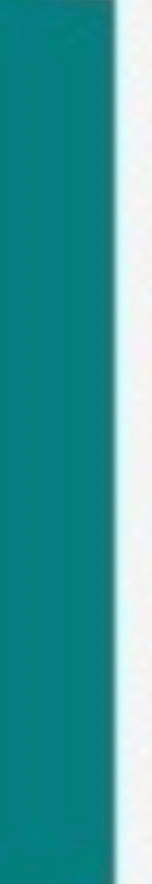
#> input picture ref_blue.jpg, 303 x 1768 px (shown at 1/2 size); its folder holds 5 pictures in this run
$ python test_colors.py
#> lines starting #> are read from the running program, lines starting #| are printed output that depends on the picture; after the words box and inside, x2 and y2 are one past the last pixel; in counts of white or black regions, pixels touching at a corner belong together
# test
# NOT WORKING YET - IGNORE!
#
import numpy as np
import cv2
from numpy.lib.twodim_base import mask_indices

RED = (255, 0, 0)
GREEN = (0, 255, 0)
BLACK = (0, 0, 0)
ORANGE = (255, 165, 0)

#
# These are the color definitions we are looking for in the picture
#
margin=10
WHITE_LOWER   = np.array([0-margin, 0,   int( 1.0*255)])
WHITE_UPPER   = np.array([0+margin, 0,   int( 1.0*255)])
SILVER_LOWER  = np.array([0-margin, 0,   int(0.75*255)])
SILVER_UPPER  = np.array([0+margin, 0,   int(0.75*255)])
GRAY_LOWER    = np.array([0-margin, 0,   int(0.50*255)])
GRAY_UPPER    = np.array([0+margin, 0,   int(0.50*255)])
RED_LOWER     = np.array([0-margin, 255, int(0.50*255)])
RED_UPPER     = np.array([0+margin, 255 , int(0.50*255)])
MAROON_LOWER  = np.array([0-margin, 255, int(0.50*255)])
MAROON_UPPER  = np.array([0+margin, 255, int(0.50*255)])
LIME_LOWER    = np.array([int(120.0/360.0)-margin, 255,   int(1.0*255)])
LIME_UPPER    = np.array([int(120.0/360.0)+margin, 255,   int(1.0*255)])
NAVY_LOWER    = np.array([int(240.0/360.0)-margin, 255,   int(0.5*255)])
NAVY_UPPER    = np.array([int(240.0/360.0)+margin, 255,   int(0.5*255)])
FUCHSIA_LOWER = np.array([int(300.0/360.0)-margin, 255,   int(1.0*255)])
FUCHSIA_UPPER = np.array([int(300.0/360.0)+margin, 255,   int(1.0*255)])
PURPLE_LOWER  = np.array([int(300.0/360.0)-margin, 255,   int(0.5*255)])
PURPLE_UPPER  = np.array([int(300.0/360.0)+margin, 255,   int(0.5*255)])
CYAN_LOWER    = np.array([int(180.0/360.0)-margin, 255,   int(1.0*255)])
CYAN_UPPER    = np.array([int(180.0/360.0)+margin, 255,   int(1.0*255)])
TEAL_LOWER    = np.array([int(180.0/360.0)-margin, 255,   int(0.5*255)])
TEAL_UPPER    = np.array([int(180.0/360.0)+margin, 255,   int(0.5*255)])


GREEN_LOWER   = np.array([39, 255, 128])
GREEN_UPPER   = np.array([59, 255, 128])
BLUE_LOWER    = np.array([87,   0,   0])
BLUE_UPPER    = np.array([99, 255, 255])
YELLOW_LOWER  = np.array([25,   0,   0])
YELLOW_UPPER  = np.array([35, 255, 255])


colors ={
    # All these are in HLS color space!
    # This is color definition GREEN
    # This is color definition (RED)
    "HSV_RED":{
        "weaker"    : np.array([ 0,   0,   0]),
        "stronger"  : np.array([ 5, 255, 255])
    },
    # This is color definition (RED2)
    "HSV_RED2":{
        "weaker"    : np.array([175,   0,   0]),
        "stronger"  : np.array([180, 255, 255])
    },
    "HSV_GREEN": {
        "weaker"    : np.array([ 40,   0,   0]),
        "stronger"  : np.array([ 75, 255, 255])
    },
    # This is color definition BLUE
    "HSV_BLUE":{
        "weaker"    : np.array([ 90,   0,   0]),
        "stronger"  : np.array([125, 255, 255])
    },
    # This is color definition (ORANGE)
    "HSV_ORANGE":{
        "weaker"    : np.array([10,   0,   0]),
        "stronger"  : np.array([20, 255, 255])
    }
}


#
#
#
def countPixelsOfColor(hsv_img, colorRangeLower, colorRangeUpper):
    mask = cv2.inRange(hsv_img, colorRangeLower, colorRangeUpper)
    return cv2.countNonZero(mask)


def crop(img, x, y, w, h):
    return img[y:y + h, x:x + w]


def width(img):
    h, w, channels = img.shape
    return w


def height(img):
    h, w, channels = img.shape
    return h


# [38 lines left out: functions has_color, print_matrix, test_pic, not called in this run]

    # [9 lines of commented-out code are left out]


def make_hls(height, width, r, g, b):
    img = make_bgr(height, width, r, g, b)
    return cv2.cvtColor(img, cv2.COLOR_BGR2HLS)

def make_hsv(height, width, r,g,b):
    img = make_bgr(height, width, r, g, b)
    return cv2.cvtColor(img, cv2.COLOR_BGR2HSV)


#
# Create an image in OpenCV's native BGR color space
# Background is black (0,0,0) with a filled rectangle
# in the middle.
# Rect has width = windowwidth /2 and height = windowheight/2
#
# [11 lines left out: function make_bgr, not called in this run]

#
#
#
def tx_rgb_to_hsl(rgb):
    HSL_convert = cv2.cvtColor(np.uint8([[rgb]]), cv2.COLOR_RGB2HLS)
    return HSL_convert

def tx_rgb_to_hsv(rgb):
    HSV_convert = cv2.cvtColor(np.uint8([[rgb]]), cv2.COLOR_RGB2HSV)
    return HSV_convert


# [113 lines left out: functions test_8x8, test_simple, not called in this run]


def rgb2bgr(r, g, b):
    return b, g, r


# [36 lines left out: function test_color, not called in this run]


def test_ref():
    ref_blue = cv2.imread("ref_blue.jpg")
#> ref_blue is the input picture: shape (1768, 303, 3); mean B, G, R 155.9, 154.1, 62.3
    ref_green = cv2.imread("ref_green.jpg")
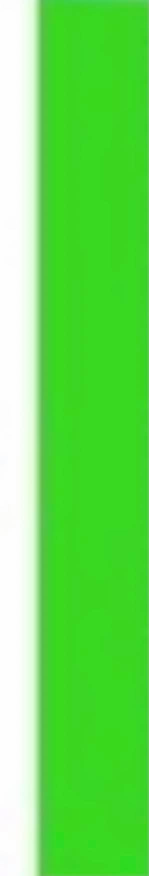
#> input picture ref_green.jpg, 297 x 1752 px (shown at 1/2 size)
#> ref_green is the input picture: shape (1752, 297, 3); mean B, G, R 89.8, 222.8, 107.7
    ref_yellow = cv2.imread("ref_yellow.jpg")
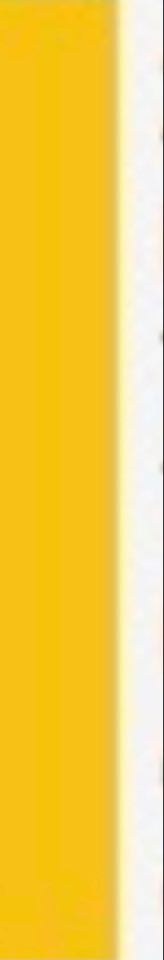
#> input picture ref_yellow.jpg, 164 x 960 px
#> ref_yellow is the input picture: shape (960, 164, 3); mean B, G, R 81, 206.2, 244.6

    hsv_blue = cv2.cvtColor(ref_blue, cv2.COLOR_BGR2HSV)
#> hsv_blue: shape (1768, 303, 3); mean H, S, V 88.3, 183.8, 156.8
    hsv_green = cv2.cvtColor(ref_green, cv2.COLOR_BGR2HSV)
#> hsv_green: shape (1752, 297, 3); mean H, S, V 49.7, 158.5, 222.8
    hsv_yellow = cv2.cvtColor(ref_yellow, cv2.COLOR_BGR2HSV)
#> hsv_yellow: shape (960, 164, 3); mean H, S, V 29.2, 170.2, 244.7


    # Test the blue image
    cv2.imshow("ref", ref_blue)
    cv2.waitKey(0)

    mask = cv2.inRange(hsv_blue, BLUE_LOWER, BLUE_UPPER)
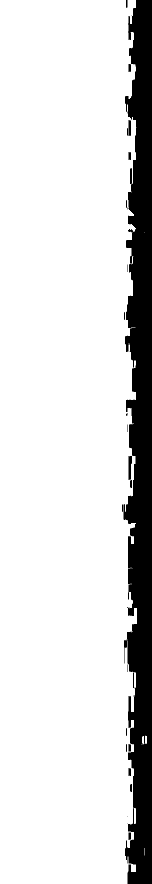
#> mask: shape (1768, 303) (shown at 1/2 size); 86.2% white; 22 black regions (6 under 20 px), largest, box (x1, y1, x2, y2) and area: (248, 0, 303, 1768) 73153, (257, 240, 262, 272) 155, (257, 128, 262, 144) 77
    print(f"Number of nonzero = {cv2.countNonZero(mask)}")
#| Number of nonzero = 461588

    filtered = cv2.bitwise_and(ref_blue, ref_blue, mask=mask)
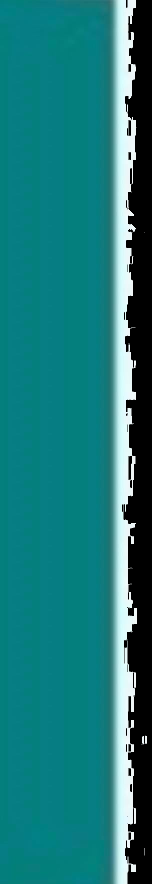
#> filtered: shape (1768, 303, 3) (shown at 1/2 size); mean B, G, R 122, 120.3, 28.6
    cv2.imshow("ref", filtered)
    cv2.waitKey(0)


    # Test the green image
    cv2.imshow("ref", ref_green)
    cv2.waitKey(0)

    # Test the yellow image
    cv2.imshow("ref", ref_yellow)
    cv2.waitKey(0)


# [67 lines left out: function test_bild, not called in this run]

if __name__ == "__main__":
    # [5 lines of commented-out code are left out]
    test_ref()

    cv2.destroyAllWindows()
